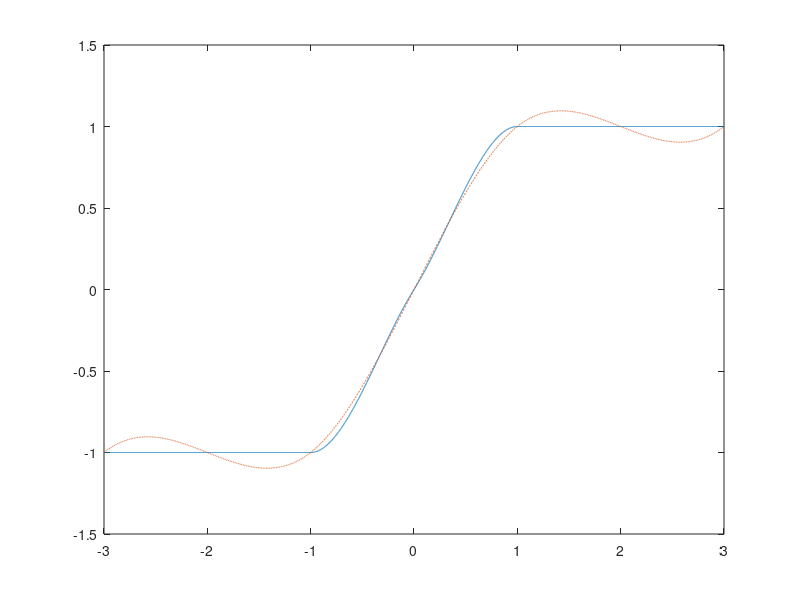

Reproduce this figure in MATLAB.
xi = -3:1/1000:3;

x = -3:1:3;
y = [-1 -1 -1 0 1 1 1];

cu = pchip(x,y,xi);
sp = spline(x,y,xi);

plot(xi, cu, '', xi, sp, '--');